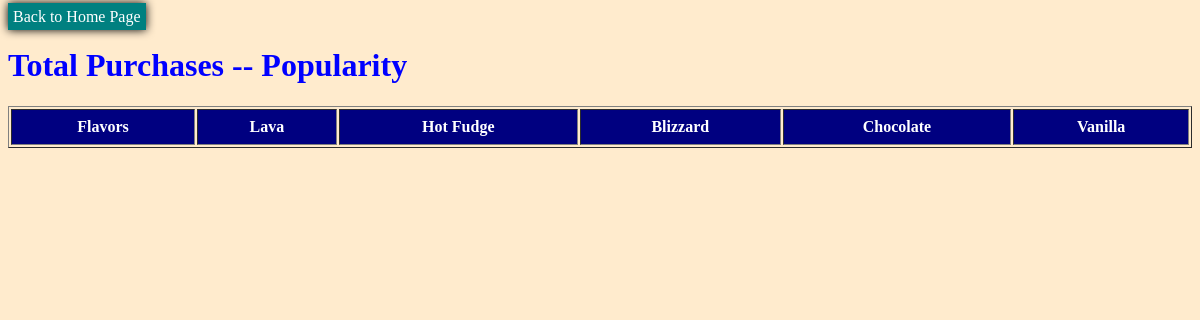
Page /total_purchases on the earlier database version.
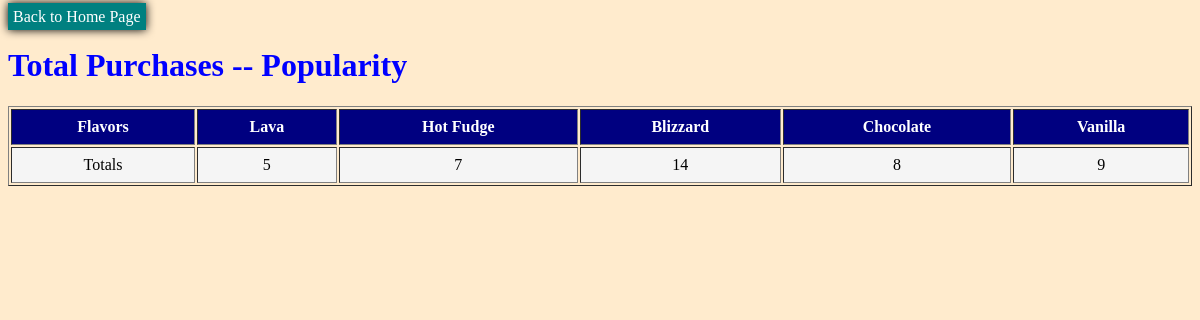
Same page on the later database version.
### tables this page shows
CREATE TABLE total_purchases (
            id INTEGER PRIMARY KEY, 
            lava INT, hot_fudge INT, blizzard INT, chocolate INT, vanilla INT
        );

### routes/stats_routes.py (the view)
@stats_routes.route('/total_purchases', methods=['GET'])
def save_total_purchase():
    total_purchases = total_purchases_data()
    return render_template('stats_templates/total_purchases.html', total_purchases=total_purchases)

### scripts/DB_queries.py (called while the page is built)
def total_purchases_data():
    conn = sqlite3.connect("DB_layer/site.db")
    cursor = conn.cursor()
    cursor.execute("SELECT * FROM total_purchases")
    flavor_data = cursor.fetchall()
    conn.close()
    return flavor_data

### templates/stats_templates/total_purchases.html (shortened to what this page needs)
<head>
    <link rel="stylesheet" href="/static/UI/stats.css">
</head>
<body>
    <div class="links">
        <a href="/home">Back to Home Page</a>
    </div>
    <h1>Total Purchases -- Popularity</h1>
    <table border="1">
        <thead>
            <tr>
                <th>Flavors</th>
                <th>Lava</th>
                <th>Hot Fudge</th>
                <th>Blizzard</th>
                <th>Chocolate</th>
                <th>Vanilla</th>
            </tr>
        </thead>
        <tbody>
            {% for data in total_purchases %}
                <tr>
                    <td>Totals</td>
                    <td>{{ data[1] }}</td>
                    <td>{{ data[2] }}</td>
                    <td>{{ data[3] }}</td>
                    <td>{{ data[4] }}</td>
                    <td>{{ data[5] }}</td>
                </tr>
            {% endfor %}
        </tbody>
    </table>
    <br><br><br>
</body>
</html>

### static/UI/stats.css (style rules this page uses)
body { background-color: blanchedalmond; }
h1 { color: blue; }
.links a { background-color: teal; color: white; cursor: pointer; text-decoration: none; padding: 5px; box-shadow: 0 0 10px black; }
table { width: 100%; }
td { padding: 8px; text-align: center; background-color: whitesmoke; }
th { background-color: navy; color: white; text-align: center; padding: 8px; }

Differences in the rows shown:
added total_purchases: lava "5", hot_fudge "7", blizzard "14", chocolate "8", vanilla "9"
